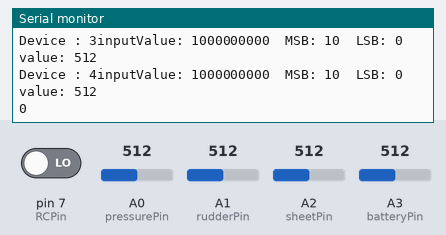
Simulated run of this sketch. Board: Arduino Uno, built with avr-gcc and run on an emulated ATmega328P. On the bench: the last lines printed to the serial monitor. Inputs (shaded band) come from the test bench; at power-on: A3 (batteryPin) = 512, A0 (pressurePin) = 512, A2 (sheetPin) = 512, pin 7 (RCPin) LOW, A1 (rudderPin) = 512. EEPROM starts erased.

Above: at 1.2 s.
1.3 s: A3 (batteryPin) set to 514
At 1.34 s:
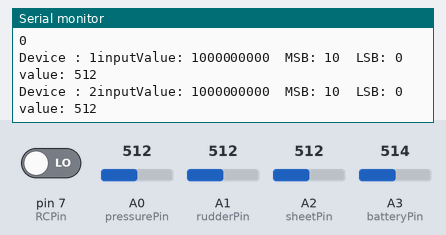
4.3 s: A0 (pressurePin) set to 504
At 4.57 s:
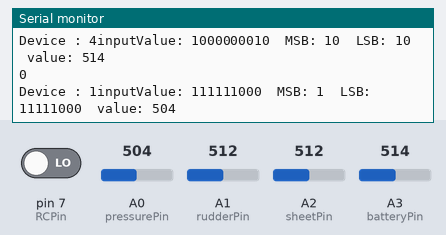
7.3 s: A2 (sheetPin) set to 514
At 20.25 s:
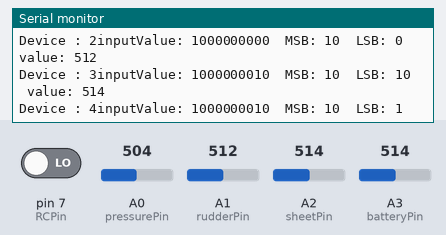
Timing chart, 0 to 20.3 s (numbered marks = the images above; inputs shaded):
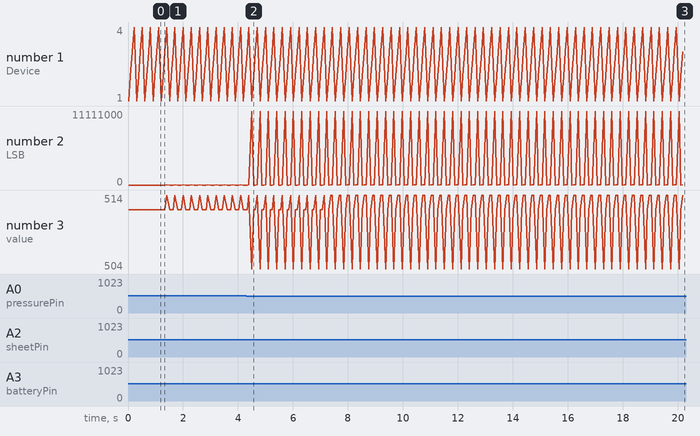

The sketch:

ArduinoSketchJanet.ino
```cpp
#include <Wire.h>                                      // interrupt based I2C library
#include <EEPROM.h>                                    // library to access EEPROM memory

#define startbyte 0x0F                                 // for i2c communications each datapacket must start with this byte
#define PRESSUREBYTE 0x01                              // request byte for pressure data
#define ADDRESSBYTE 0x22                               // request byte for i2c address store in eeprom
#define RUDDERBYTE 0x02                               // request byte for rudder data
#define SHEETBYTE 0x03                               // request byte for sheet data
#define BATTERYBYTE 0x04                               // request byte  for battery data
#define ERRORBYTE 0x0B                                // error byte if byte receiving wrong

int pressurePin = A0;
int rudderPin = A1;
int sheetPin = A2;
int batteryPin = A3;
int RCPin = 7;

byte mask = 1;
byte LSB[4] = {0,0,0,0};
byte MSB[4] = {0,0,0,0};

byte i2cfreq;                                          // I2C clock frequency can be 100kHz(default) or 400kHz
byte I2Caddress;                                       // I2C slave address
byte datapacket[34];
byte errorflag;
bool request_activated = false;
bool request = true;
bool end_request=false;
byte b;  // byte from buffer
byte RCFlag;


void setup() {
  Serial.begin(9600);
  TWBR=72;                                           //i2c 100khz 72 100Khz 12 400Khz
  pinMode(pressurePin, INPUT);
  pinMode(rudderPin, INPUT);
  pinMode(sheetPin, INPUT);
  pinMode(batteryPin, INPUT);
  pinMode(RCPin, INPUT);
  byte i=0;EEPROM.read(0);
  if(i==0x55)                                        // B01010101 is written to the first byte of EEPROM memory to indicate that an I2C address has been previously stored
  {
    I2Caddress=EEPROM.read(1);                       // read I²C address from EEPROM
    Serial.println(I2Caddress, DEC);
  }
  else                                               // EEPROM has not previously been used by this program
  {
    EEPROM.write(0,0x55);                            // set first byte to 0x55 to indicate EEPROM is now being used by this program
    EEPROM.write(1,0x07);                            // store default I²C address
    I2Caddress=0x07;                                 // set I²C address to default
  }
  Wire.begin(I2Caddress);                            // join I²C bus as a slave at I2Caddress
  Wire.onReceive(I2Ccommand);                        // specify ISR for data received
  Wire.onRequest(I2Cstatus);                         // specify ISR for data to be sent
  Serial.println("Finish setup I2c");
  datapacket[0] =0x0B;
}

void loop() {
  splitValue(analogRead(pressurePin),PRESSUREBYTE);
  splitValue(analogRead(rudderPin),RUDDERBYTE);
  splitValue(analogRead(sheetPin),SHEETBYTE);
  splitValue(analogRead(batteryPin),BATTERYBYTE);
  RCFlag = digitalRead(RCPin);
  Serial.println(RCFlag,DEC);
  delay(100);
}

void splitValue(int inputValue,byte sensor) {
  LSB[sensor-1] = inputValue & 0xFF;
  MSB[sensor-1] = inputValue >> 8;
  Serial.print("Device : ");Serial.print(sensor,HEX);
  Serial.print("inputValue: "); Serial.print(inputValue, BIN);
  Serial.print("  MSB: "); Serial.print(MSB[sensor-1], BIN);
  Serial.print("  LSB: "); Serial.print(LSB[sensor-1], BIN);
  Serial.print("  value: "); Serial.println(inputValue);
}

void I2Ccommand(int recvflag){

     do                                                                           // check for start byte
     {
       b=Wire.read();                                                             // read a byte from the buffer
       if(b!=startbyte || recvflag!=1)errorflag = errorflag | 1;                 // if byte does not equal startbyte or Master request incorrect number of bytes then generate error
     } while (errorflag>0 && Wire.available()>0);                               // if errorflag>0 then empty buffer of corrupt data
}


void I2Cstatus(){
  int j=0;
  datapacket[1]=MSB[PRESSUREBYTE-1];
  datapacket[2]=LSB[PRESSUREBYTE-1];
  datapacket[3]=MSB[RUDDERBYTE-1];
  datapacket[4]=LSB[RUDDERBYTE-1];
  datapacket[5]=MSB[SHEETBYTE-1];
  datapacket[6]=LSB[SHEETBYTE-1];
  datapacket[7]=MSB[BATTERYBYTE-1];
  datapacket[8]=LSB[BATTERYBYTE-1];
  datapacket[9]=I2Caddress;
  datapacket[10]=RCFlag;
  Wire.write(datapacket,11);
}
```

Measured:
- the behaviour switches between 513 and 514 on A3 (batteryPin) (found by bisection; images 0 and 1)
- the behaviour switches between 513 and 514 on A2 (sheetPin) (found by bisection; images 2 and 3)
- after the input at 4.3 s, the serial monitor: prints a new line after 0.20 s (image 2)
- after the input at 7.3 s, the serial monitor: prints a new line after 0.07 s (image 3)
- plotted number 2: 0 → 11111000 after the input at 4.3 s
- plotted number 3: 512 → 504 after the input at 4.3 s
